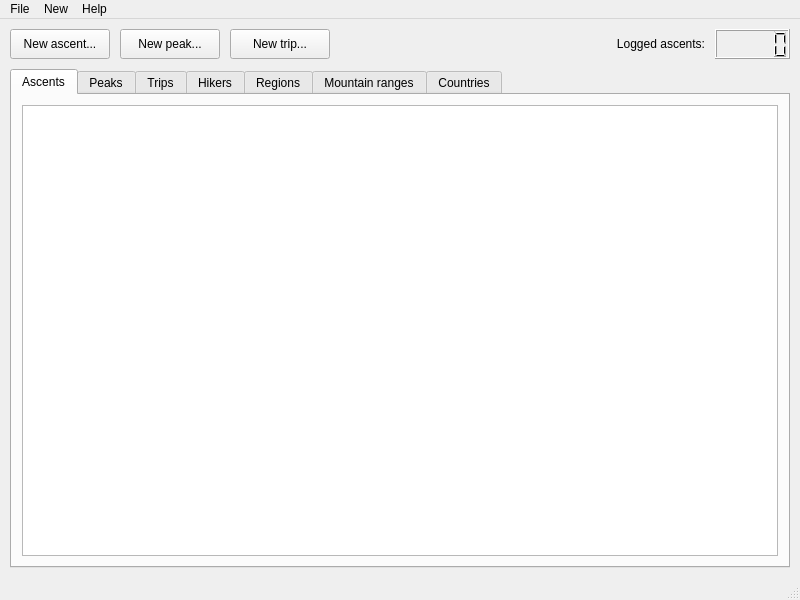
<?xml version="1.0" encoding="UTF-8"?>
<ui version="4.0">
 <class>MainWindow</class>
 <widget class="QMainWindow" name="MainWindow">
  <property name="geometry">
   <rect>
    <x>0</x>
    <y>0</y>
    <width>800</width>
    <height>600</height>
   </rect>
  </property>
  <property name="sizePolicy">
   <sizepolicy hsizetype="MinimumExpanding" vsizetype="MinimumExpanding">
    <horstretch>0</horstretch>
    <verstretch>0</verstretch>
   </sizepolicy>
  </property>
  <property name="minimumSize">
   <size>
    <width>800</width>
    <height>600</height>
   </size>
  </property>
  <property name="windowTitle">
   <string notr="true">PeakAscentLogger</string>
  </property>
  <property name="tabShape">
   <enum>QTabWidget::Rounded</enum>
  </property>
  <widget class="QWidget" name="centralwidget">
   <property name="sizePolicy">
    <sizepolicy hsizetype="Expanding" vsizetype="Expanding">
     <horstretch>0</horstretch>
     <verstretch>0</verstretch>
    </sizepolicy>
   </property>
   <property name="minimumSize">
    <size>
     <width>0</width>
     <height>0</height>
    </size>
   </property>
   <layout class="QGridLayout" name="gridLayout">
    <property name="leftMargin">
     <number>10</number>
    </property>
    <property name="topMargin">
     <number>10</number>
    </property>
    <property name="rightMargin">
     <number>10</number>
    </property>
    <property name="bottomMargin">
     <number>10</number>
    </property>
    <property name="spacing">
     <number>10</number>
    </property>
    <item row="0" column="0">
     <layout class="QVBoxLayout" name="mainLayout">
      <property name="spacing">
       <number>10</number>
      </property>
      <property name="sizeConstraint">
       <enum>QLayout::SetMinimumSize</enum>
      </property>
      <property name="leftMargin">
       <number>0</number>
      </property>
      <item>
       <layout class="QHBoxLayout" name="topBarLayout">
        <property name="spacing">
         <number>10</number>
        </property>
        <property name="sizeConstraint">
         <enum>QLayout::SetFixedSize</enum>
        </property>
        <item>
         <widget class="QToolButton" name="newAscentButton">
          <property name="sizePolicy">
           <sizepolicy hsizetype="Fixed" vsizetype="Fixed">
            <horstretch>0</horstretch>
            <verstretch>0</verstretch>
           </sizepolicy>
          </property>
          <property name="minimumSize">
           <size>
            <width>100</width>
            <height>30</height>
           </size>
          </property>
          <property name="text">
           <string>New ascent...</string>
          </property>
          <property name="checkable">
           <bool>false</bool>
          </property>
          <property name="checked">
           <bool>false</bool>
          </property>
          <property name="autoExclusive">
           <bool>false</bool>
          </property>
          <property name="popupMode">
           <enum>QToolButton::DelayedPopup</enum>
          </property>
          <property name="autoRaise">
           <bool>false</bool>
          </property>
         </widget>
        </item>
        <item>
         <widget class="QToolButton" name="newPeakButton">
          <property name="sizePolicy">
           <sizepolicy hsizetype="Fixed" vsizetype="Fixed">
            <horstretch>0</horstretch>
            <verstretch>0</verstretch>
           </sizepolicy>
          </property>
          <property name="minimumSize">
           <size>
            <width>100</width>
            <height>30</height>
           </size>
          </property>
          <property name="text">
           <string>New peak...</string>
          </property>
         </widget>
        </item>
        <item>
         <widget class="QPushButton" name="newTripButton">
          <property name="sizePolicy">
           <sizepolicy hsizetype="Fixed" vsizetype="Fixed">
            <horstretch>0</horstretch>
            <verstretch>0</verstretch>
           </sizepolicy>
          </property>
          <property name="minimumSize">
           <size>
            <width>100</width>
            <height>30</height>
           </size>
          </property>
          <property name="text">
           <string>New trip...</string>
          </property>
         </widget>
        </item>
        <item>
         <spacer name="horizontalSpacer">
          <property name="orientation">
           <enum>Qt::Horizontal</enum>
          </property>
          <property name="sizeType">
           <enum>QSizePolicy::Expanding</enum>
          </property>
          <property name="sizeHint" stdset="0">
           <size>
            <width>40</width>
            <height>25</height>
           </size>
          </property>
         </spacer>
        </item>
        <item>
         <widget class="QLabel" name="ascentCounterLabel">
          <property name="sizePolicy">
           <sizepolicy hsizetype="Fixed" vsizetype="Fixed">
            <horstretch>0</horstretch>
            <verstretch>0</verstretch>
           </sizepolicy>
          </property>
          <property name="minimumSize">
           <size>
            <width>0</width>
            <height>0</height>
           </size>
          </property>
          <property name="text">
           <string>Logged ascents:</string>
          </property>
          <property name="alignment">
           <set>Qt::AlignRight|Qt::AlignTrailing|Qt::AlignVCenter</set>
          </property>
         </widget>
        </item>
        <item>
         <widget class="QLCDNumber" name="ascentCounterSegmentNumber">
          <property name="sizePolicy">
           <sizepolicy hsizetype="Fixed" vsizetype="Fixed">
            <horstretch>0</horstretch>
            <verstretch>0</verstretch>
           </sizepolicy>
          </property>
          <property name="minimumSize">
           <size>
            <width>75</width>
            <height>30</height>
           </size>
          </property>
          <property name="digitCount">
           <number>5</number>
          </property>
         </widget>
        </item>
       </layout>
      </item>
      <item>
       <widget class="QTabWidget" name="mainAreaTabs">
        <property name="locale">
         <locale language="English" country="Europe"/>
        </property>
        <property name="tabPosition">
         <enum>QTabWidget::North</enum>
        </property>
        <property name="tabShape">
         <enum>QTabWidget::Rounded</enum>
        </property>
        <property name="currentIndex">
         <number>0</number>
        </property>
        <property name="elideMode">
         <enum>Qt::ElideNone</enum>
        </property>
        <widget class="QWidget" name="ascentsTab">
         <attribute name="title">
          <string>Ascents</string>
         </attribute>
         <layout class="QHBoxLayout" name="ascentsTabLayout">
          <property name="spacing">
           <number>10</number>
          </property>
          <property name="leftMargin">
           <number>10</number>
          </property>
          <property name="topMargin">
           <number>10</number>
          </property>
          <property name="rightMargin">
           <number>10</number>
          </property>
          <property name="bottomMargin">
           <number>10</number>
          </property>
          <item>
           <widget class="QTableView" name="ascentsTableView">
            <property name="contextMenuPolicy">
             <enum>Qt::CustomContextMenu</enum>
            </property>
            <property name="alternatingRowColors">
             <bool>true</bool>
            </property>
            <property name="selectionMode">
             <enum>QAbstractItemView::SingleSelection</enum>
            </property>
            <property name="selectionBehavior">
             <enum>QAbstractItemView::SelectRows</enum>
            </property>
            <property name="sortingEnabled">
             <bool>true</bool>
            </property>
            <property name="cornerButtonEnabled">
             <bool>false</bool>
            </property>
            <attribute name="horizontalHeaderHighlightSections">
             <bool>false</bool>
            </attribute>
            <attribute name="verticalHeaderDefaultSectionSize">
             <number>20</number>
            </attribute>
            <attribute name="verticalHeaderHighlightSections">
             <bool>false</bool>
            </attribute>
           </widget>
          </item>
         </layout>
        </widget>
        <widget class="QWidget" name="peaksTab">
         <property name="accessibleName">
          <string/>
         </property>
         <attribute name="title">
          <string>Peaks</string>
         </attribute>
         <layout class="QHBoxLayout" name="peaksTabLayout">
          <property name="spacing">
           <number>10</number>
          </property>
          <property name="leftMargin">
           <number>10</number>
          </property>
          <property name="topMargin">
           <number>10</number>
          </property>
          <property name="rightMargin">
           <number>10</number>
          </property>
          <property name="bottomMargin">
           <number>10</number>
          </property>
          <item>
           <widget class="QTableView" name="peaksTableView">
            <property name="contextMenuPolicy">
             <enum>Qt::CustomContextMenu</enum>
            </property>
            <property name="alternatingRowColors">
             <bool>true</bool>
            </property>
            <property name="selectionMode">
             <enum>QAbstractItemView::SingleSelection</enum>
            </property>
            <property name="selectionBehavior">
             <enum>QAbstractItemView::SelectRows</enum>
            </property>
            <property name="sortingEnabled">
             <bool>true</bool>
            </property>
            <property name="cornerButtonEnabled">
             <bool>false</bool>
            </property>
            <attribute name="horizontalHeaderHighlightSections">
             <bool>false</bool>
            </attribute>
            <attribute name="verticalHeaderDefaultSectionSize">
             <number>20</number>
            </attribute>
            <attribute name="verticalHeaderHighlightSections">
             <bool>false</bool>
            </attribute>
           </widget>
          </item>
         </layout>
        </widget>
        <widget class="QWidget" name="tripsTab">
         <attribute name="title">
          <string>Trips</string>
         </attribute>
         <layout class="QHBoxLayout" name="tripsTabLayout">
          <property name="spacing">
           <number>10</number>
          </property>
          <property name="leftMargin">
           <number>10</number>
          </property>
          <property name="topMargin">
           <number>10</number>
          </property>
          <property name="rightMargin">
           <number>10</number>
          </property>
          <property name="bottomMargin">
           <number>10</number>
          </property>
          <item>
           <widget class="QTableView" name="tripsTableView">
            <property name="contextMenuPolicy">
             <enum>Qt::CustomContextMenu</enum>
            </property>
            <property name="alternatingRowColors">
             <bool>true</bool>
            </property>
            <property name="selectionMode">
             <enum>QAbstractItemView::SingleSelection</enum>
            </property>
            <property name="selectionBehavior">
             <enum>QAbstractItemView::SelectRows</enum>
            </property>
            <property name="sortingEnabled">
             <bool>true</bool>
            </property>
            <property name="cornerButtonEnabled">
             <bool>false</bool>
            </property>
            <attribute name="horizontalHeaderHighlightSections">
             <bool>false</bool>
            </attribute>
            <attribute name="verticalHeaderDefaultSectionSize">
             <number>20</number>
            </attribute>
            <attribute name="verticalHeaderHighlightSections">
             <bool>false</bool>
            </attribute>
           </widget>
          </item>
         </layout>
        </widget>
        <widget class="QWidget" name="hikersTab">
         <attribute name="title">
          <string>Hikers</string>
         </attribute>
         <layout class="QHBoxLayout" name="hikersTabLayout">
          <property name="spacing">
           <number>10</number>
          </property>
          <property name="leftMargin">
           <number>10</number>
          </property>
          <property name="topMargin">
           <number>10</number>
          </property>
          <property name="rightMargin">
           <number>10</number>
          </property>
          <property name="bottomMargin">
           <number>10</number>
          </property>
          <item>
           <widget class="QTableView" name="hikersTableView">
            <property name="contextMenuPolicy">
             <enum>Qt::CustomContextMenu</enum>
            </property>
            <property name="alternatingRowColors">
             <bool>true</bool>
            </property>
            <property name="selectionMode">
             <enum>QAbstractItemView::SingleSelection</enum>
            </property>
            <property name="selectionBehavior">
             <enum>QAbstractItemView::SelectRows</enum>
            </property>
            <property name="sortingEnabled">
             <bool>true</bool>
            </property>
            <property name="cornerButtonEnabled">
             <bool>false</bool>
            </property>
            <attribute name="horizontalHeaderHighlightSections">
             <bool>false</bool>
            </attribute>
            <attribute name="verticalHeaderDefaultSectionSize">
             <number>20</number>
            </attribute>
            <attribute name="verticalHeaderHighlightSections">
             <bool>false</bool>
            </attribute>
           </widget>
          </item>
         </layout>
        </widget>
        <widget class="QWidget" name="regionsTab">
         <attribute name="title">
          <string>Regions</string>
         </attribute>
         <layout class="QHBoxLayout" name="regionsTabLayout">
          <property name="spacing">
           <number>10</number>
          </property>
          <property name="leftMargin">
           <number>10</number>
          </property>
          <property name="topMargin">
           <number>10</number>
          </property>
          <property name="rightMargin">
           <number>10</number>
          </property>
          <property name="bottomMargin">
           <number>10</number>
          </property>
          <item>
           <widget class="QTableView" name="regionsTableView">
            <property name="contextMenuPolicy">
             <enum>Qt::CustomContextMenu</enum>
            </property>
            <property name="alternatingRowColors">
             <bool>true</bool>
            </property>
            <property name="selectionMode">
             <enum>QAbstractItemView::SingleSelection</enum>
            </property>
            <property name="selectionBehavior">
             <enum>QAbstractItemView::SelectRows</enum>
            </property>
            <property name="sortingEnabled">
             <bool>true</bool>
            </property>
            <property name="cornerButtonEnabled">
             <bool>false</bool>
            </property>
            <attribute name="horizontalHeaderHighlightSections">
             <bool>false</bool>
            </attribute>
            <attribute name="verticalHeaderDefaultSectionSize">
             <number>20</number>
            </attribute>
            <attribute name="verticalHeaderHighlightSections">
             <bool>false</bool>
            </attribute>
           </widget>
          </item>
         </layout>
        </widget>
        <widget class="QWidget" name="rangesTab">
         <attribute name="title">
          <string>Mountain ranges</string>
         </attribute>
         <layout class="QHBoxLayout" name="rangesTabLayout">
          <property name="spacing">
           <number>10</number>
          </property>
          <property name="leftMargin">
           <number>10</number>
          </property>
          <property name="topMargin">
           <number>10</number>
          </property>
          <property name="rightMargin">
           <number>10</number>
          </property>
          <property name="bottomMargin">
           <number>10</number>
          </property>
          <item>
           <widget class="QTableView" name="rangesTableView">
            <property name="contextMenuPolicy">
             <enum>Qt::CustomContextMenu</enum>
            </property>
            <property name="alternatingRowColors">
             <bool>true</bool>
            </property>
            <property name="selectionMode">
             <enum>QAbstractItemView::SingleSelection</enum>
            </property>
            <property name="selectionBehavior">
             <enum>QAbstractItemView::SelectRows</enum>
            </property>
            <property name="sortingEnabled">
             <bool>true</bool>
            </property>
            <property name="cornerButtonEnabled">
             <bool>false</bool>
            </property>
            <attribute name="horizontalHeaderHighlightSections">
             <bool>false</bool>
            </attribute>
            <attribute name="verticalHeaderDefaultSectionSize">
             <number>20</number>
            </attribute>
            <attribute name="verticalHeaderHighlightSections">
             <bool>false</bool>
            </attribute>
           </widget>
          </item>
         </layout>
        </widget>
        <widget class="QWidget" name="countriesTab">
         <attribute name="title">
          <string>Countries</string>
         </attribute>
         <layout class="QHBoxLayout" name="countriesTabLayout">
          <property name="spacing">
           <number>10</number>
          </property>
          <property name="leftMargin">
           <number>10</number>
          </property>
          <property name="topMargin">
           <number>10</number>
          </property>
          <property name="rightMargin">
           <number>10</number>
          </property>
          <property name="bottomMargin">
           <number>10</number>
          </property>
          <item>
           <widget class="QTableView" name="countriesTableView">
            <property name="contextMenuPolicy">
             <enum>Qt::CustomContextMenu</enum>
            </property>
            <property name="alternatingRowColors">
             <bool>true</bool>
            </property>
            <property name="selectionMode">
             <enum>QAbstractItemView::SingleSelection</enum>
            </property>
            <property name="selectionBehavior">
             <enum>QAbstractItemView::SelectRows</enum>
            </property>
            <property name="sortingEnabled">
             <bool>true</bool>
            </property>
            <property name="cornerButtonEnabled">
             <bool>false</bool>
            </property>
            <attribute name="horizontalHeaderHighlightSections">
             <bool>false</bool>
            </attribute>
            <attribute name="verticalHeaderDefaultSectionSize">
             <number>20</number>
            </attribute>
            <attribute name="verticalHeaderHighlightSections">
             <bool>false</bool>
            </attribute>
           </widget>
          </item>
         </layout>
        </widget>
       </widget>
      </item>
     </layout>
    </item>
   </layout>
  </widget>
  <widget class="QMenuBar" name="menubar">
   <property name="geometry">
    <rect>
     <x>0</x>
     <y>0</y>
     <width>800</width>
     <height>21</height>
    </rect>
   </property>
   <widget class="QMenu" name="fileMenu">
    <property name="title">
     <string>File</string>
    </property>
    <widget class="QMenu" name="openRecentMenu">
     <property name="title">
      <string>Open recent database</string>
     </property>
     <addaction name="separator"/>
     <addaction name="clearRecentDatabaseListAction"/>
    </widget>
    <addaction name="newDatabaseAction"/>
    <addaction name="openDatabaseAction"/>
    <addaction name="openRecentMenu"/>
    <addaction name="saveDatabaseAsAction"/>
    <addaction name="closeDatabaseAction"/>
    <addaction name="separator"/>
    <addaction name="projectSettingsAction"/>
    <addaction name="separator"/>
    <addaction name="settingsAction"/>
   </widget>
   <widget class="QMenu" name="helpMenu">
    <property name="title">
     <string>Help</string>
    </property>
    <addaction name="aboutAction"/>
    <addaction name="aboutQtAction"/>
   </widget>
   <widget class="QMenu" name="newMenu">
    <property name="title">
     <string>New</string>
    </property>
    <addaction name="newAscentAction"/>
    <addaction name="newPeakAction"/>
    <addaction name="newTripAction"/>
    <addaction name="newHikerAction"/>
    <addaction name="newRegionAction"/>
    <addaction name="newRangeAction"/>
    <addaction name="newCountryAction"/>
   </widget>
   <addaction name="fileMenu"/>
   <addaction name="newMenu"/>
   <addaction name="helpMenu"/>
  </widget>
  <widget class="QStatusBar" name="statusbar">
   <property name="locale">
    <locale language="English" country="Europe"/>
   </property>
  </widget>
  <action name="newDatabaseAction">
   <property name="text">
    <string>New database...</string>
   </property>
  </action>
  <action name="openDatabaseAction">
   <property name="text">
    <string>Open database...</string>
   </property>
  </action>
  <action name="closeDatabaseAction">
   <property name="text">
    <string>Close database</string>
   </property>
  </action>
  <action name="clearRecentDatabaseListAction">
   <property name="text">
    <string>Clear list</string>
   </property>
  </action>
  <action name="aboutAction">
   <property name="icon">
    <iconset>
     <normaloff>:/logo/logo_multisize_square.ico</normaloff>:/logo/logo_multisize_square.ico</iconset>
   </property>
   <property name="text">
    <string>About PAL</string>
   </property>
  </action>
  <action name="aboutQtAction">
   <property name="icon">
    <iconset>
     <normaloff>:/qt-project.org/qmessagebox/images/qtlogo-64.png</normaloff>:/qt-project.org/qmessagebox/images/qtlogo-64.png</iconset>
   </property>
   <property name="text">
    <string>About Qt</string>
   </property>
  </action>
  <action name="newAscentAction">
   <property name="text">
    <string>New ascent...</string>
   </property>
   <property name="shortcut">
    <string notr="true">Ctrl+N</string>
   </property>
  </action>
  <action name="newPeakAction">
   <property name="text">
    <string>New peak...</string>
   </property>
  </action>
  <action name="newRangeAction">
   <property name="text">
    <string>New mountain range...</string>
   </property>
  </action>
  <action name="newTripAction">
   <property name="text">
    <string>New trip...</string>
   </property>
  </action>
  <action name="saveDatabaseAsAction">
   <property name="icon">
    <iconset theme="document-save-as">
     <normaloff>.</normaloff>.</iconset>
   </property>
   <property name="text">
    <string>Save database as...</string>
   </property>
   <property name="shortcut">
    <string notr="true">Ctrl+Shift+S</string>
   </property>
  </action>
  <action name="newHikerAction">
   <property name="text">
    <string>New hiker...</string>
   </property>
  </action>
  <action name="newCountryAction">
   <property name="text">
    <string>New country...</string>
   </property>
  </action>
  <action name="newRegionAction">
   <property name="text">
    <string>New region...</string>
   </property>
  </action>
  <action name="projectSettingsAction">
   <property name="text">
    <string>Project settings...</string>
   </property>
  </action>
  <action name="settingsAction">
   <property name="text">
    <string>Settings...</string>
   </property>
  </action>
 </widget>
 <connections/>
</ui>
